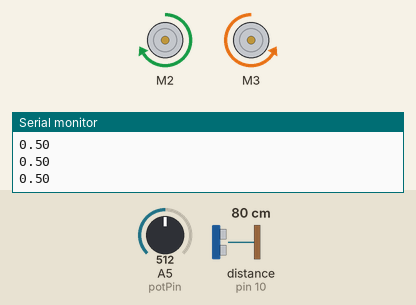
Recording of a sketch running on a simulated Arduino Uno, built with avr-gcc and run on an emulated ATmega328P. On the bench: 2 × DC motor (green arrow = forward, orange = backward, longer = faster), the last lines printed to the serial monitor. Wiring (inferred from the names in the program): ultrasonic range finder: trigger pin 9; echo pin 10. Inputs (shaded band) come from the test bench; at power-on: A5 (potPin) = 512, distance to the obstacle (sensor on pin 10) 80 cm. The echo pulse lasts 58.3 µs per cm.

Above: at 2.2 s.
2.3 s: A5 (potPin) set to 499
At 3.4 s:
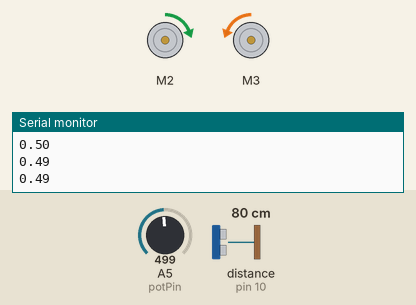
4.0 s: A5 (potPin) set to 716
At 5.2 s:
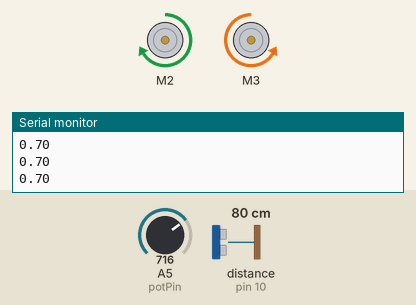
5.5 s: A5 (potPin) set to 511
At 7.0 s:
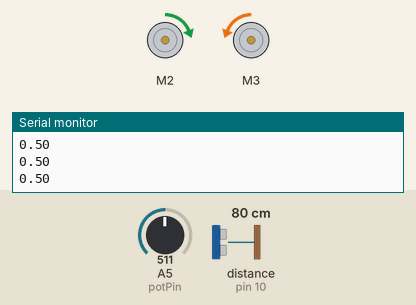
Timing chart, 0 to 8.5 s (numbered marks = the images above; inputs shaded):
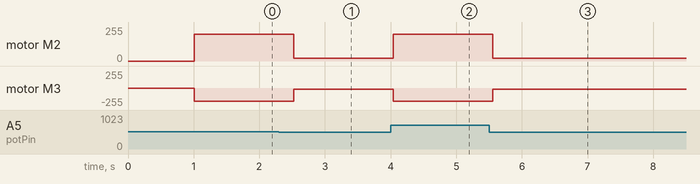

The sketch:

_2WheelRobot.ino
```cpp
#include <stdio.h>
#include <Ultrasonic.h>

#include <AFMotor.h> //import your motor shield library


AF_DCMotor motor1(2);
AF_DCMotor motor2(3);

#define trigPin 9 // define the pins of your sensor
#define echoPin 10
boolean motorOn;
const int potPin = A5;
int i = 0;

void setup() {
  // put your setup code here, to run once:
  Serial.begin(9600);
  delay(1000);

}


void loop() {
  // put your main code here, to run repeatedly:

    Ultrasonic ultrasonic(trigPin, echoPin);
    int hitTime = ultrasonic.distanceRead();
    int distanceInCm = hitTime;
    // Serial.print(distanceInCm);
    // Serial.println("cm");

    float potiRead = analogRead(potPin)/1023.0;

    if (potiRead > 0.5)
    {
      motorOn == true;
      motor1.setSpeed(200);
      motor1.run(FORWARD);
      motor2.setSpeed(200);
      motor2.run(BACKWARD);
    }
    else
    {
      motorOn == false;
      motor1.setSpeed(20);
      motor1.run(FORWARD);
      motor2.setSpeed(20);
      motor2.run(BACKWARD);
    }


    Serial.println(potiRead);
    /* char buffer [50];
    i=sprintf (buffer, "%d cm %.2f", distanceInCm, potiRead);
      for(int l= 0; l<=i; l++)
      Serial.print(buffer[l]); */
    delay(500);


}
```

Measured:
- the behaviour switches between 512 and 511 on A5 (potPin) (found by bisection; images 0 and 1)
- after the input at 2.3 s, motor M2: forward 200/255 → forward 20/255 after 0.22 s; motor M3: backward 200/255 → backward 20/255 after 0.22 s
- after the input at 4.0 s, motor M2: forward 20/255 → forward 200/255 at once; motor M3: backward 20/255 → backward 200/255 at once
- after the input at 5.5 s, motor M2: forward 200/255 → forward 20/255 after 0.06 s; motor M3: backward 200/255 → backward 20/255 after 0.06 s
